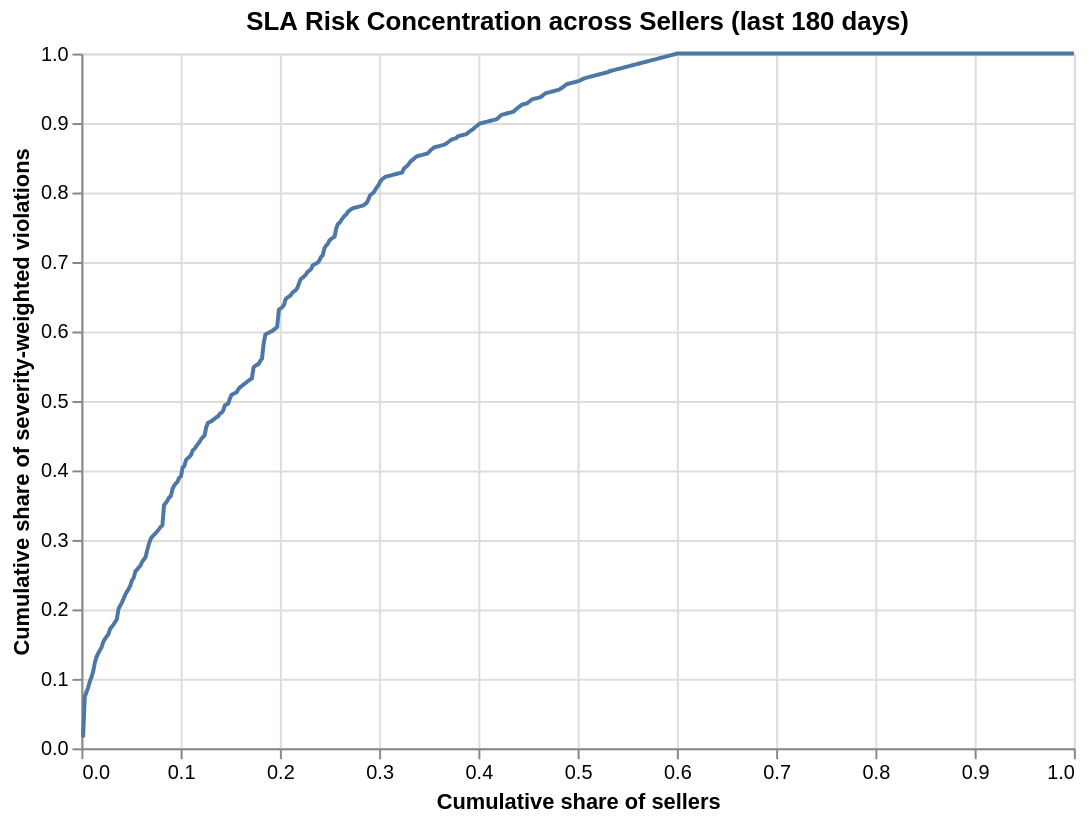

Notebook code cell kept with this figure:
### Code cell
# %%
# Pareto chart, by severity-weighted violations
pareto_chart = (
    alt.Chart(ranked)
    .mark_line()
    .encode(
        x=alt.X("seller_rank_share:Q", title="Cumulative share of sellers"),
        y=alt.Y("cum_severity_share:Q", title="Cumulative share of severity-weighted violations"),
    )
    .properties(
        width=500,
        height=350,
        title=f"SLA Risk Concentration across Sellers (last {lookback_days} days)"
    )
)
pareto_chart

### Figure 1 — Vega-Lite specification as saved in the notebook (floating-point values rounded to 4 significant figures; data arrays with more than 128 entries replaced by an {"elided": "..."} marker saying what was removed)
{"config": {"view": {"continuousWidth": 300, "continuousHeight": 300}}, "data": {"name": "data-a3893995d1a47e6d049d86687278a1bd"}, "mark": {"type": "line"}, "encoding": {"x": {"field": "seller_rank_share", "title": "Cumulative share of sellers", "type": "quantitative"}, "y": {"field": "cum_severity_share", "title": "Cumulative share of severity-weighted violations", "type": "quantitative"}}, "height": 350, "title": "SLA Risk Concentration across Sellers (last 180 days)", "width": 500, "$schema": "https://vega.github.io/schema/vega-lite/v6.1.0.json", "datasets": {"data-a3893995d1a47e6d049d86687278a1bd": {"elided": "588 records"}}}
